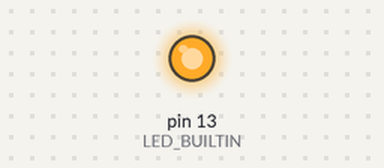
A sketch run on a simulated Arduino Uno, built with avr-gcc and run on an emulated ATmega328P. On the bench: output pins drawn as LEDs (lit = HIGH).

Above: at 0.5 s.
At 5.0 s:
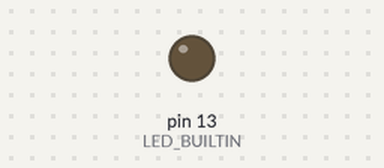
Timing chart, 0 to 6.9 s (numbered marks = the images above):
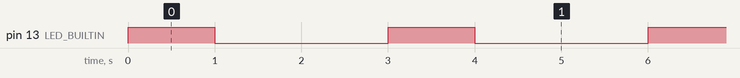

Measured:
- by itself, pin 13 (LED_BUILTIN): alternates HIGH for 1.0 s and LOW for 2.0 s, 11 changes in all, then stays HIGH

The sketch:

ejercicio_7.ino
```cpp
int contador=0;
void setup() {
  pinMode(LED_BUILTIN, OUTPUT);
}

void loop() {

  if (contador == 0) {
  for (int i=0; i < 5; i++){
     digitalWrite(LED_BUILTIN, HIGH);
     delay(1000);
     digitalWrite(LED_BUILTIN, LOW);
     delay(2000);
   }
   contador++;
  }
  else {
    digitalWrite(LED_BUILTIN, HIGH);
  }


}
```
